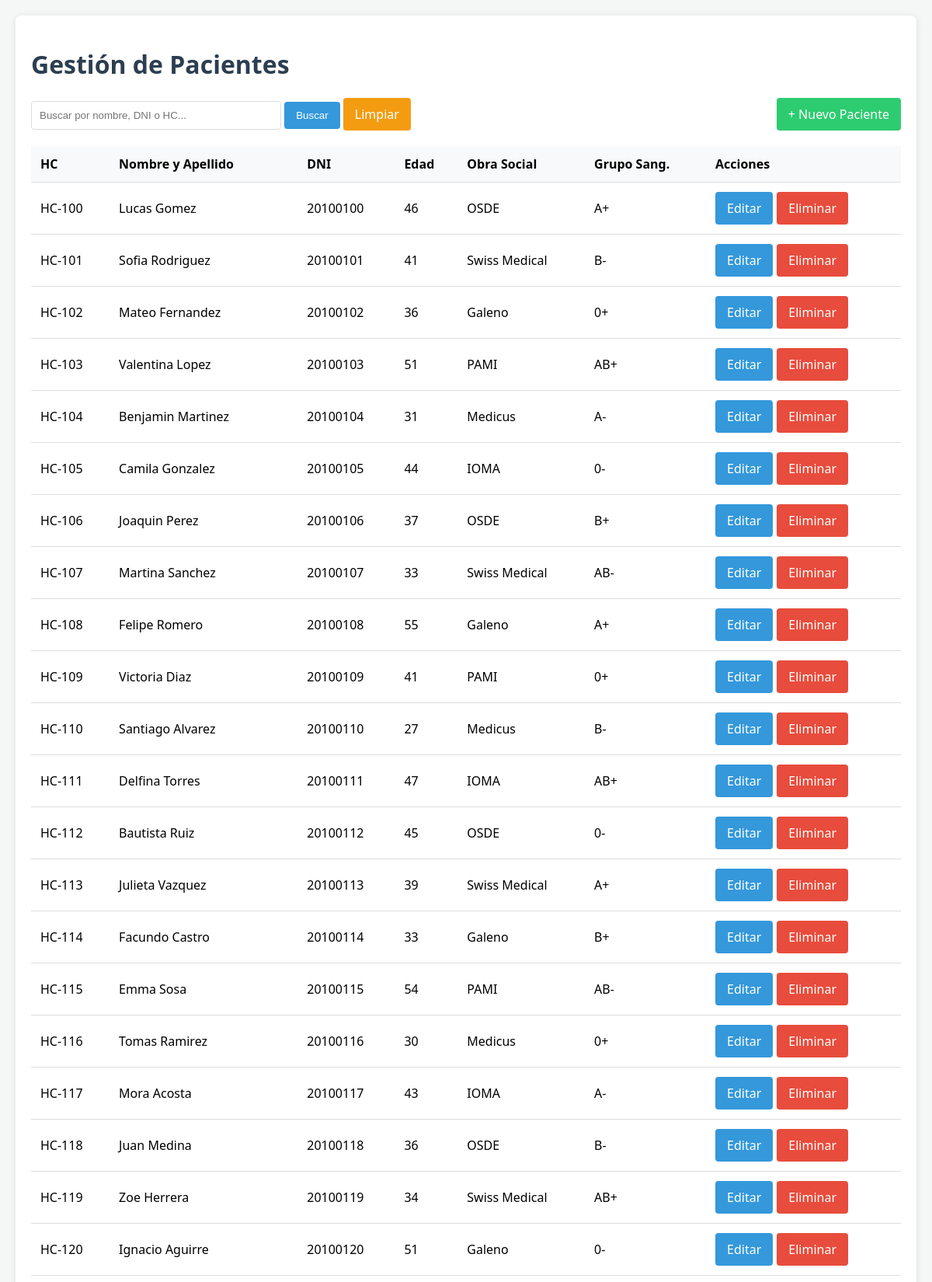
The page / (upper part) on the database its author committed.
### tables this page shows
CREATE TABLE IF NOT EXISTS pacientes (
    id INT AUTO_INCREMENT PRIMARY KEY,
    nro_historia_clinica VARCHAR(20) UNIQUE NOT NULL,
    nombre VARCHAR(100) NOT NULL,
    apellido VARCHAR(100) NOT NULL,
    dni VARCHAR(15) UNIQUE NOT NULL,
    fecha_nacimiento DATE NOT NULL,
    edad INT,
    direccion VARCHAR(255),
    telefono VARCHAR(50),
    obra_social VARCHAR(100),
    grupo_sanguineo VARCHAR(5),
    alergias TEXT,
    antecedentes_relevantes TEXT,
    fecha_creacion TIMESTAMP DEFAULT CURRENT_TIMESTAMP
);

### www/index.php (the view, shortened to what this page needs)
<?php
require 'db.php';
$search = $_GET['search'] ?? '';
if ($search) {
    $stmt = $pdo->prepare("SELECT * FROM pacientes WHERE
        nombre LIKE ? OR
        apellido LIKE ? OR
        dni LIKE ? OR
        nro_historia_clinica LIKE ?");
    $stmt->execute(["%$search%", "%$search%", "%$search%", "%$search%"]);
} else {
    $stmt = $pdo->query("SELECT * FROM pacientes ORDER BY fecha_creacion DESC");
}
$pacientes = $stmt->fetchAll();
?>
<!DOCTYPE html>
<html lang="es">
<head>
    <link rel="stylesheet" href="style.css">
</head>
<body>
    <div class="container">
        <h1>Gestión de Pacientes</h1>
        <div class="search-container">
            <form action="index.php" method="GET">
                <input type="text" name="search" placeholder="Buscar por nombre, DNI o HC..." value="<?= htmlspecialchars($search) ?>">
                <button type="submit" class="btn btn-primary">Buscar</button>
                <a href="index.php" class="btn btn-warning">Limpiar</a>
                <a href="paciente.php" class="btn btn-success" style="float: right;">+ Nuevo Paciente</a>
            </form>
        </div>
        <table>
            <thead>
                <tr>
                    <th>HC</th>
                    <th>Nombre y Apellido</th>
                    <th>DNI</th>
                    <th>Edad</th>
                    <th>Obra Social</th>
                    <th>Grupo Sang.</th>
                    <th>Acciones</th>
                </tr>
            </thead>
            <tbody>
                <?php foreach ($pacientes as $p): ?>
                <tr>
                    <td><?= htmlspecialchars($p['nro_historia_clinica']) ?></td>
                    <td><?= htmlspecialchars($p['nombre'] . ' ' . $p['apellido']) ?></td>
                    <td><?= htmlspecialchars($p['dni']) ?></td>
                    <td><?= htmlspecialchars($p['edad']) ?></td>
                    <td><?= htmlspecialchars($p['obra_social']) ?></td>
                    <td><?= htmlspecialchars($p['grupo_sanguineo']) ?></td>
                    <td class="actions">
                        <a href="paciente.php?id=<?= $p['id'] ?>" class="btn btn-primary">Editar</a>
                        <a href="procesar.php?action=delete&id=<?= $p['id'] ?>" class="btn btn-danger" onclick="return confirm('¿Eliminar paciente?')">Eliminar</a>
                    </td>
                </tr>
                <?php endforeach; ?>
            </tbody>
        </table>
    </div>
</body>
</html>

### www/style.css (style rules this page uses)
body { font-family: 'Segoe UI', Tahoma, Geneva, Verdana, sans-serif; background-color: #f4f7f6; margin: 0; padding: 20px; }
.container { max-width: 1200px; margin: auto; background: white; padding: 20px; border-radius: 8px; box-shadow: 0 2px 10px rgba(0,0,0,0.1); }
h1, h2 { color: #2c3e50; }
.btn { display: inline-block; padding: 10px 15px; border-radius: 4px; text-decoration: none; color: white; cursor: pointer; border: none; }
.btn-primary { background-color: #3498db; }
.btn-success { background-color: #2ecc71; }
.btn-danger { background-color: #e74c3c; }
.btn-warning { background-color: #f39c12; }
.search-container { margin-bottom: 20px; }
.search-container input { padding: 10px; width: 300px; border: 1px solid #ddd; border-radius: 4px; }
table { width: 100%; border-collapse: collapse; margin-top: 20px; }
table th, table td { text-align: left; padding: 12px; border-bottom: 1px solid #ddd; }
table th { background-color: #f8f9fa; }
.actions { display: flex; gap: 5px; }

### rows shown on the page
pacientes: nro_historia_clinica "HC-100", nombre+apellido "Lucas Gomez", dni "20100100", edad "46", obra_social "OSDE", grupo_sanguineo "A+"
pacientes: nro_historia_clinica "HC-101", nombre+apellido "Sofia Rodriguez", dni "20100101", edad "41", obra_social "Swiss Medical", grupo_sanguineo "B-"
pacientes: nro_historia_clinica "HC-102", nombre+apellido "Mateo Fernandez", dni "20100102", edad "36", obra_social "Galeno", grupo_sanguineo "0+"
pacientes: nro_historia_clinica "HC-103", nombre+apellido "Valentina Lopez", dni "20100103", edad "51", obra_social "PAMI", grupo_sanguineo "AB+"
pacientes: nro_historia_clinica "HC-104", nombre+apellido "Benjamin Martinez", dni "20100104", edad "31", obra_social "Medicus", grupo_sanguineo "A-"
pacientes: nro_historia_clinica "HC-105", nombre+apellido "Camila Gonzalez", dni "20100105", edad "44", obra_social "IOMA", grupo_sanguineo "0-"
pacientes: nro_historia_clinica "HC-106", nombre+apellido "Joaquin Perez", dni "20100106", edad "37", obra_social "OSDE", grupo_sanguineo "B+"
pacientes: nro_historia_clinica "HC-107", nombre+apellido "Martina Sanchez", dni "20100107", edad "33", obra_social "Swiss Medical", grupo_sanguineo "AB-"
pacientes: nro_historia_clinica "HC-108", nombre+apellido "Felipe Romero", dni "20100108", edad "55", obra_social "Galeno", grupo_sanguineo "A+"
pacientes: nro_historia_clinica "HC-109", nombre+apellido "Victoria Diaz", dni "20100109", edad "41", obra_social "PAMI", grupo_sanguineo "0+"
pacientes: nro_historia_clinica "HC-110", nombre+apellido "Santiago Alvarez", dni "20100110", edad "27", obra_social "Medicus", grupo_sanguineo "B-"
pacientes: nro_historia_clinica "HC-111", nombre+apellido "Delfina Torres", dni "20100111", edad "47", obra_social "IOMA", grupo_sanguineo "AB+"
pacientes: nro_historia_clinica "HC-112", nombre+apellido "Bautista Ruiz", dni "20100112", edad "45", obra_social "OSDE", grupo_sanguineo "0-"
pacientes: nro_historia_clinica "HC-113", nombre+apellido "Julieta Vazquez", dni "20100113", edad "39", obra_social "Swiss Medical", grupo_sanguineo "A+"
pacientes: nro_historia_clinica "HC-114", nombre+apellido "Facundo Castro", dni "20100114", edad "33", obra_social "Galeno", grupo_sanguineo "B+"
pacientes: nro_historia_clinica "HC-115", nombre+apellido "Emma Sosa", dni "20100115", edad "54", obra_social "PAMI", grupo_sanguineo "AB-"
pacientes: nro_historia_clinica "HC-116", nombre+apellido "Tomas Ramirez", dni "20100116", edad "30", obra_social "Medicus", grupo_sanguineo "0+"
pacientes: nro_historia_clinica "HC-117", nombre+apellido "Mora Acosta", dni "20100117", edad "43", obra_social "IOMA", grupo_sanguineo "A-"
pacientes: nro_historia_clinica "HC-118", nombre+apellido "Juan Medina", dni "20100118", edad "36", obra_social "OSDE", grupo_sanguineo "B-"
pacientes: nro_historia_clinica "HC-119", nombre+apellido "Zoe Herrera", dni "20100119", edad "34", obra_social "Swiss Medical", grupo_sanguineo "AB+"
pacientes: nro_historia_clinica "HC-120", nombre+apellido "Ignacio Aguirre", dni "20100120", edad "51", obra_social "Galeno", grupo_sanguineo "0-"
